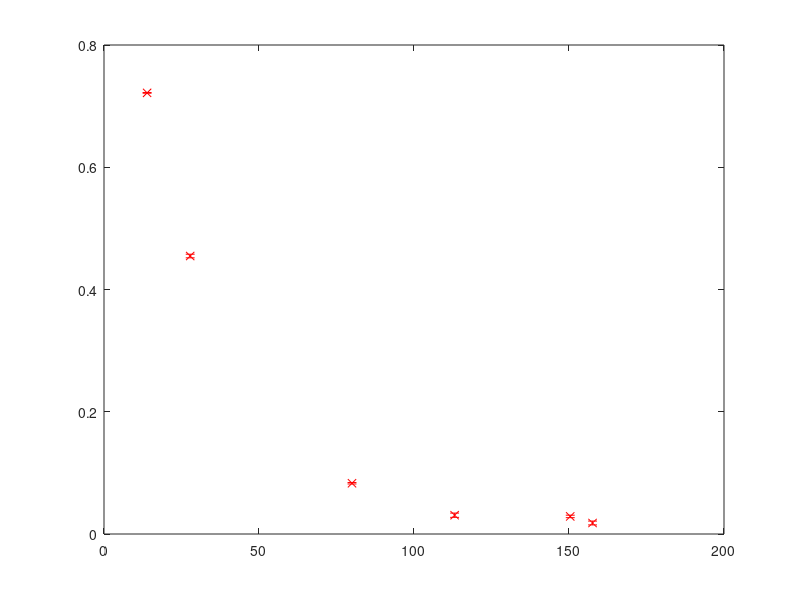

This chart was generated by the following MATLAB code:
clear; 

angles = [10 20 45 60 80 85];

d10 = [0.0178 0.0208 0.0132 0.0209 0.0174];
 d20 = [0.0277 0.0301 0.0286 0.0313 0.0261];
 d45 = [0.0302 0.0288 0.0267 0.0321 0.0359];
 d60 = [0.0829 0.0822 0.0838 0.0846 0.0817];
 d80 = [0.4588 0.4548 0.4516 0.4523 0.4564];
 d85 = [0.7215 0.7211 0.7224 0.7222 0.7212];
 
 d = 1000*[0.1576 0.1504 0.1131 0.0800 0.0278 0.0139];
 
 m10 = mean(d10);
 m20 = mean(d20);
 m45 = mean(d45);
 m60 = mean(d60);
 m80 = mean(d80);
 m85 = mean(d85);
 
 s10 = std(d10);
 s20 = std(d20);
 s45 = std(d45);
 s60 = std(d60);
 s80 = std(d80);
 s85 = std(d85);
 
 means = [m10 m20 m45 m60 m80 m85];
 stds = [s10 s20 s45 s60 s80 s85];
 errorbar(d, means, stds, 'rx');